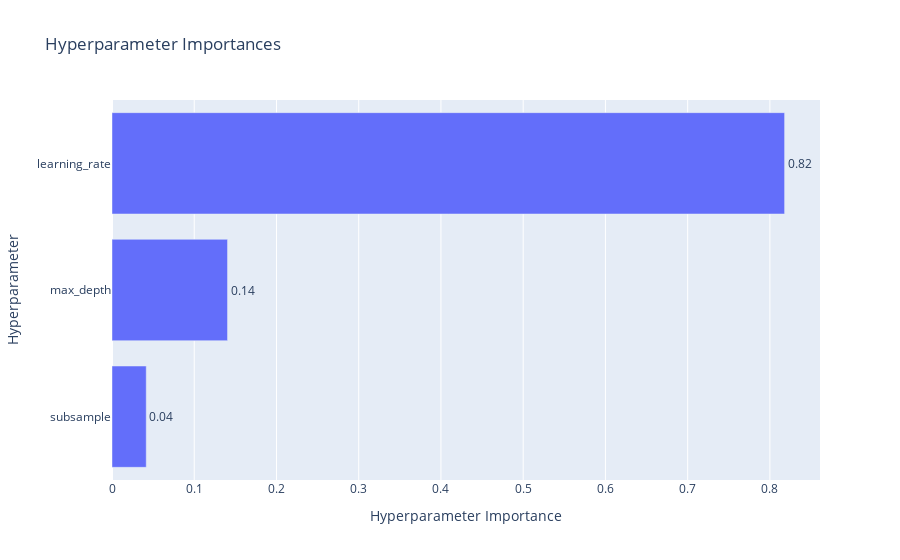

The notebook cell this image was saved under:
### Code cell
# Plot parameter importances
plot_param_importances(study)

### Figure 1 — Plotly figure (JSON) as saved in the notebook; plotly's stock layout.template omitted (floating-point values rounded to 4 significant figures)
{"data": [{"cliponaxis": false, "hovertemplate": ["subsample (FloatDistribution): 0.0416410115520384<extra></extra>", "max_depth (IntDistribution): 0.14048502398761398<extra></extra>", "learning_rate (FloatDistribution): 0.8178739644603477<extra></extra>"], "name": "Objective Value", "orientation": "h", "text": ["0.04", "0.14", "0.82"], "textposition": "outside", "type": "bar", "x": [0.04164, 0.1405, 0.8179], "y": ["subsample", "max_depth", "learning_rate"]}], "layout": {"autosize": true, "title": {"text": "Hyperparameter Importances"}, "xaxis": {"autorange": true, "range": [0, 0.8609], "title": {"text": "Hyperparameter Importance"}, "type": "linear"}, "yaxis": {"autorange": true, "range": [-0.5, 2.5], "title": {"text": "Hyperparameter"}, "type": "category"}}}
